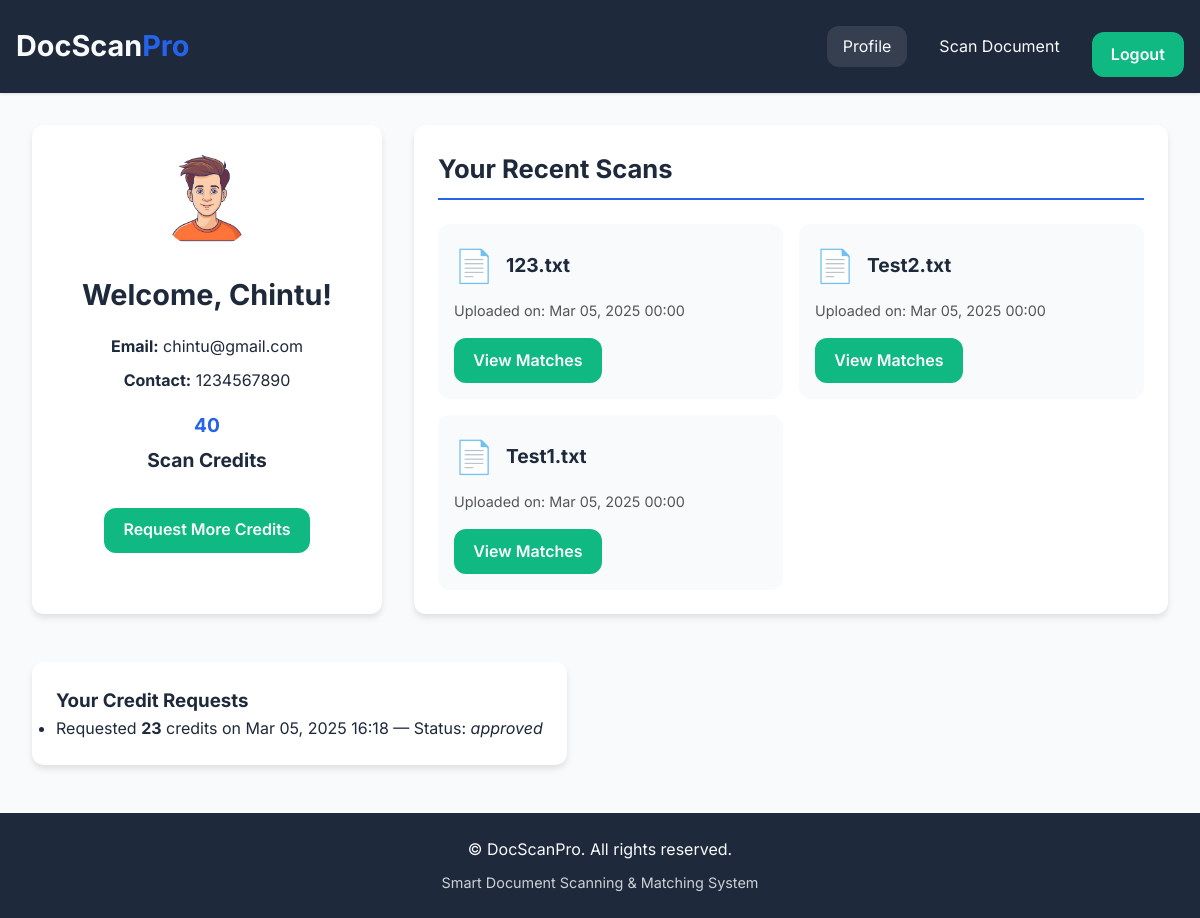
Screenshot of /profile (signed in) with the database file from the repository.
### tables this page shows
CREATE TABLE users (
            id INTEGER PRIMARY KEY AUTOINCREMENT,
            name TEXT NOT NULL,
            email TEXT UNIQUE NOT NULL,
            contact TEXT NOT NULL,
            password_hash TEXT NOT NULL,
            gender TEXT DEFAULT 'others',
            role TEXT DEFAULT 'user',
            credits INTEGER DEFAULT 20,
            last_reset DATE DEFAULT CURRENT_DATE
        );

CREATE TABLE documents (
            id INTEGER PRIMARY KEY AUTOINCREMENT,
            user_id INTEGER NOT NULL,
            filename TEXT NOT NULL,
            content TEXT NOT NULL,
            upload_date DATE DEFAULT CURRENT_DATE,
            FOREIGN KEY (user_id) REFERENCES users (id) ON DELETE CASCADE
        );

CREATE TABLE credit_requests (
            id INTEGER PRIMARY KEY AUTOINCREMENT,
            user_id INTEGER NOT NULL,
            requested_credits INTEGER NOT NULL,
            status TEXT DEFAULT 'pending',
            request_date DATETIME DEFAULT CURRENT_TIMESTAMP,
            FOREIGN KEY (user_id) REFERENCES users (id) ON DELETE CASCADE
        );

### blueprints/documents.py (the view)
@doc_bp.route('/profile')
def profile():
    if 'user_id' not in session:
        flash('Please log in to access your profile.', 'error')
        return redirect('/auth/login')
    conn = get_db_connection()
    cursor = conn.cursor()
    cursor.execute('SELECT * FROM users WHERE id = ?', (session['user_id'],))
    user = cursor.fetchone()
    cursor.execute('SELECT * FROM documents WHERE user_id = ? ORDER BY upload_date DESC', (session['user_id'],))
    documents = cursor.fetchall()
    cursor.execute('SELECT * FROM credit_requests WHERE user_id = ? ORDER BY request_date DESC', (session['user_id'],))
    credit_requests = cursor.fetchall()
    conn.close()
    return render_template('profile.html', user=user, documents=documents, credit_requests=credit_requests)

### app.py (called while the page is built)
@app.template_filter('file_icon')
def file_icon_filter(filename):
    ext = filename.split('.')[-1].lower()
    icons = {
        'txt': '📄', 'csv': '📊', 'doc': '📑', 'docx': '📑', 'pdf': '📘'
    }
    return icons.get(ext, '📁')

@app.template_filter('datetimeformat')
def datetime_format(value, format='%b %d, %Y %H:%M'):
    if value is None:
        return ""
    if isinstance(value, str):
        try:
            value = datetime.fromisoformat(value)
        except Exception:
            return value
    return value.strftime(format)

@app.after_request
def add_security_headers(response):
    response.headers['Strict-Transport-Security'] = 'max-age=31536000; includeSubDomains'
    response.headers['X-Content-Type-Options'] = 'nosniff'
    response.headers['X-Frame-Options'] = 'DENY'
    response.headers['X-XSS-Protection'] = '1; mode=block'
    response.headers['Content-Security-Policy'] = "default-src 'self' 'unsafe-inline' https://fonts.googleapis.com https://fonts.gstatic.com"
    return response

### blueprints/documents.py (called while the page is built)
def get_db_connection():
    conn = sqlite3.connect('database.db')
    conn.row_factory = sqlite3.Row
    return conn

### templates/profile.html (shortened to what this page needs)
{% extends "base.html" %}
{% block content %}
<div class="profile-dashboard fade-in">
  <div class="user-card card">
    <div class="user-header">
      {% if user.gender == 'male' %}
        <img src="{{ url_for('static', filename='maleAvtar.png') }}" alt="Male Avatar" class="avatar">
      {% elif user.gender == 'female' %}
        <img src="{{ url_for('static', filename='femaleAvtar.png') }}" alt="Female Avatar" class="avatar">
      {% else %}
        <img src="{{ url_for('static', filename='defaultAvatar.png') }}" alt="Default Avatar" class="avatar">
      {% endif %}
      <h2>Welcome, {{ user.name }}!</h2>
    </div>
    <div class="user-details">
      <p><strong>Email:</strong> {{ user.email }}</p>
      <p><strong>Contact:</strong> {{ user.contact }}</p>
      <div class="credit-info">
        <span class="credit-number">{{ user.credits }}</span>
        <span class="credit-text">Scan Credits</span>
      </div>
      {% if session.role != 'admin' %}
        <a href="/credits/request" class="btn btn-secondary">Request More Credits</a>
      {% endif %}
    </div>
  </div>
  <div class="scans-card card">
    <h3>Your Recent Scans</h3>
    {% if documents %}
      <div class="scans-grid">
        {% for doc in documents %}
          <div class="scan-item">
            <div class="scan-header">
              <span class="file-icon">{{ doc.filename|file_icon }}</span>
              <h4>{{ doc.filename|truncate(25) }}</h4>
            </div>
            <div class="scan-meta">
              <p>Uploaded on: {{ doc.upload_date|datetimeformat }}</p>
              <a href="/matches/{{ doc.id }}" class="btn btn-secondary">View Matches</a>
            </div>
          </div>
        {% endfor %}
      </div>
    {% else %}
      <div class="no-scans">
        <p>You haven't scanned any documents yet.</p>
      </div>
    {% endif %}
  </div>
  <div class="requests-card card">
    <h3>Your Credit Requests</h3>
    {% if credit_requests %}
      <ul class="requests-list">
        {% for req in credit_requests %}
          <li>
            Requested <strong>{{ req.requested_credits }}</strong> credits on
            {{ req.request_date|datetimeformat }} &mdash; Status: <em>{{ req.status }}</em>
          </li>
        {% endfor %}
      </ul>
    {% else %}
      <p>No credit requests made.</p>
    {% endif %}
  </div>
</div>
{% endblock %}

### templates/base.html (shortened to what this page needs)
<!DOCTYPE html>
<html lang="en">
<head>
    <link rel="stylesheet" href="{{ url_for('static', filename='style.css') }}">
</head>
<body>
    <nav class="navbar">
        <div class="container nav-container">
          <a href="/" class="logo">DocScan<span>Pro</span></a>
          <div class="nav-menu">
            {% if session.user_id %}
              {% if session.role == 'admin' %}
                <a href="/admin/analytics" class="nav-item">Dashboard</a>
                <a href="/admin/credits" class="nav-item">Manage Credit Requests</a>
                <a href="/scan" class="nav-item">Scan Document</a>
              {% else %}
                <a href="/profile" class="nav-item">Profile</a>
                <a href="/scan" class="nav-item">Scan Document</a>
              {% endif %}
              <a href="/auth/logout" class="btn btn-secondary">Logout</a>
            {% else %}
              <a href="/auth/login" class="nav-item">Login</a>
              <a href="/auth/register" class="btn btn-primary">Register</a>
            {% endif %}
          </div>
        </div>
      </nav>
    <main class="main-content">
        {% block content %}{% endblock %}
    </main>
    <footer class="footer">
        <div class="container">
            <p>&copy; {{ current_year }} DocScanPro. All rights reserved.</p>
            <p class="footer-note">Smart Document Scanning &amp; Matching System</p>
        </div>
    </footer>
</body>
</html>

### static/style.css (style rules this page uses)
:root { --primary: #2563eb; --primary-hover: #1d4ed8; --secondary: #10b981; --secondary-hover: #059669; --accent: #f59e0b; --dark: #1e293b; --light: #f8fafc; --background: #ffffff; --success: #10b981; --error: #ef4444; --warning: #f59e0b; --radius: 12px; --shadow-sm: 0 1px 3px rgba(0,0,0,0.12); --shadow-md: 0 4px 6px rgba(0,0,0,0.1); --shadow-lg: 0 10px 15px rgba(0,0,0,0.1); --transition: all 0.3s cubic-bezier(0.4, 0, 0.2, 1); }
* { margin: 0; padding: 0; box-sizing: border-box; }
body { font-family: 'Inter', system-ui, sans-serif; background: var(--light); color: var(--dark); line-height: 1.6; }
.navbar { background: var(--dark); padding: 1rem 0; position: sticky; top: 0; z-index: 1000; box-shadow: var(--shadow-sm); }
.nav-container { display: flex; align-items: center; justify-content: space-between; max-width: 1200px; margin: 0 auto; padding: 0 1rem; }
.logo { color: var(--light); font-size: 1.8rem; font-weight: 700; text-decoration: none; }
.logo span { color: var(--primary); }
.nav-menu { display: flex; align-items: center; gap: 1rem; }
.nav-item { color: var(--light); text-decoration: none; padding: 0.5rem 1rem; border-radius: var(--radius); transition: var(--transition); }
.nav-item:hover, .nav-item.active { background: rgba(255,255,255,0.1); }
.btn { padding: 0.6rem 1.2rem; border: none; border-radius: var(--radius); cursor: pointer; font-weight: 600; transition: var(--transition); text-decoration: none; display: inline-block; }
.btn-secondary { background: var(--secondary); color: var(--light); }
.fade-in { animation: fadeIn 0.5s ease-out; }
.main-content { max-width: 1200px; margin: 2rem auto; padding: 0 1rem; }
.file-icon { font-size: 2rem; }
.footer { background: var(--dark); color: var(--light); text-align: center; padding: 1rem 0; margin-top: 2rem; }
.footer p { margin: 0.5rem 0; }
.footer-note { font-size: 0.9rem; opacity: 0.8; }
.profile-dashboard { display: flex; flex-wrap: wrap; gap: 2rem; max-width: 1200px; margin: 2rem auto; padding: 0 1rem; }
.user-card { flex: 1 1 300px; max-width: 350px; background: #fff; border-radius: var(--radius); box-shadow: var(--shadow-md); padding: 1.5rem; text-align: center; }
.user-card .user-header { margin-bottom: 1rem; }
.user-card .avatar { width: 100px; height: 100px; border-radius: 50%; object-fit: cover; margin-bottom: 1rem; }
.user-card h2 { font-size: 1.8rem; margin-bottom: 0.5rem; }
.user-details p { margin: 0.5rem 0; font-size: 1rem; }
.credit-info { margin: 1rem 0; font-size: 1.2rem; font-weight: bold; }
.credit-info .credit-number { color: var(--primary); display: block; margin-bottom: 0.3rem; }
.btn { margin-top: 1rem; }
.scans-card { flex: 2 1 600px; background: #fff; border-radius: var(--radius); box-shadow: var(--shadow-md); padding: 1.5rem; }
.scans-card h3 { margin-bottom: 1.5rem; font-size: 1.6rem; border-bottom: 2px solid var(--primary); padding-bottom: 0.5rem; }
.scans-grid { display: grid; grid-template-columns: repeat(auto-fill, minmax(280px, 1fr)); gap: 1rem; }
.scan-item { background: #f8fafc; border-radius: var(--radius); padding: 1rem; transition: var(--transition); }
.scan-header { display: flex; align-items: center; gap: 0.75rem; margin-bottom: 0.5rem; }
.scan-header .file-icon { font-size: 2rem; }
.scan-header h4 { font-size: 1.2rem; margin: 0; flex-grow: 1; }
.scan-meta p { font-size: 0.9rem; color: #555; }
.card { background: var(--background); border-radius: var(--radius); box-shadow: var(--shadow-md); padding: 1.5rem; margin-bottom: 1rem; transition: var(--transition); }

### rows the page displays
users: name "Chintu", email "chintu@gmail.com", contact "1234567890", credits "40"
documents: filename|file_icon "📄", filename "123.txt", upload_date "Mar 05, 2025 00:00"
documents: filename|file_icon "📄", filename "Test2.txt", upload_date "Mar 05, 2025 00:00"
documents: filename|file_icon "📄", filename "Test1.txt", upload_date "Mar 05, 2025 00:00"
credit_requests: requested_credits "23", request_date "Mar 05, 2025 16:18", status "approved"
